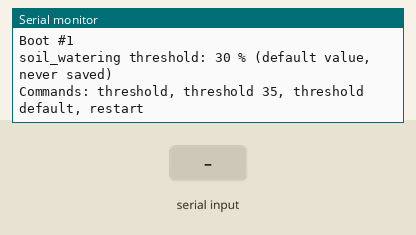
This sketch was run on a simulated ESP32. Parts: the last lines printed to the serial monitor. Inputs (shaded band) come from the test bench. EEPROM starts erased. At 7.8 s the program restarts the board; the recording ends there.

Above: at 1.7 s.
1.8 s: "threshold default\n" received over Serial
At 2.7 s:
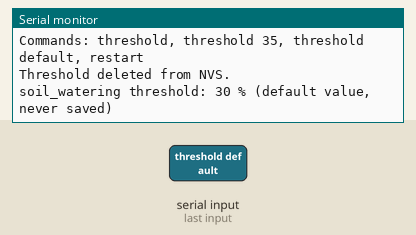
3.3 s: "90,45\n" received over Serial
At 3.8 s:
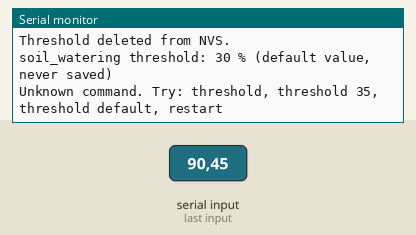
4.8 s: "threshold 90\n" received over Serial
At 6.0 s:
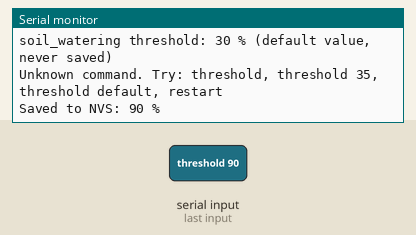
6.3 s: "threshold\n" received over Serial
At 7.3 s:
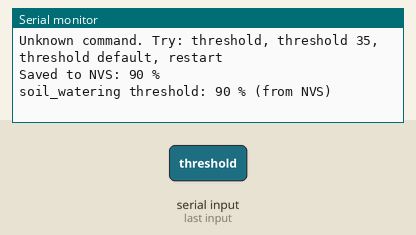

Measured:
- after the input at 1.8 s, the serial monitor: prints a new line at once (image 1)
- after the input at 3.3 s, the serial monitor: prints a new line at once (image 2)
- after the input at 4.8 s, the serial monitor: prints a new line at once (image 3)
- after the input at 6.3 s, the serial monitor: prints a new line at once (image 4)

The sketch:

module08_nvs_threshold.ino
```cpp
// Module 8 - Practice 5: a threshold that doesn't forget (NVS with the Preferences library)
// The ESP32 board is enough. The Node 1 circuit may stay connected: this sketch doesn't touch any pin.
// The Preferences library already comes with the esp32 package, so there's nothing to install.
//
// Commands in the Serial Monitor (choose New Line):
//   threshold          -> show the current threshold
//   threshold 35       -> save a new threshold (0-100) to NVS
//   threshold default  -> delete it from NVS, back to the default value
//   restart            -> restart the board (how Wokwi imitates "unplugged, then plugged back in")

#include <Preferences.h>

const int DEFAULT_THRESHOLD = 30;  // used as long as NVS holds no threshold yet

Preferences archive;  // this sketch's NVS "filing cabinet"
int soilWateringThreshold = DEFAULT_THRESHOLD;
unsigned long bootCount = 0;

// ---------- A Serial line reader that never waits ----------
const int MAX_LINE_LENGTH = 40;
char line[MAX_LINE_LENGTH + 1];  // +1 for the end-of-text mark
int lineLength = 0;

// Collects letters from the Serial Monitor WITHOUT waiting.
// Returns true once, when a line is complete (ended with Enter); its text is in "line".
bool lineReady() {
  while (Serial.available() > 0) {
    char letter = Serial.read();
    if (letter == '\n') {
      line[lineLength] = '\0';  // end-of-text mark
      lineLength = 0;           // ready to collect the next line
      return true;
    }
    if (letter != '\r' && lineLength < MAX_LINE_LENGTH) {
      line[lineLength] = letter;
      lineLength++;
    }
  }
  return false;
}

void showThreshold() {
  Serial.print("soil_watering threshold: ");
  Serial.print(soilWateringThreshold);
  if (archive.isKey("soil_watering")) {
    Serial.println(" % (from NVS)");
  } else {
    Serial.println(" % (default value, never saved)");
  }
}

void setup() {
  Serial.begin(115200);
  delay(500);
  Serial.println();
  Serial.println("Practice 5 - threshold in NVS");

  archive.begin("node1", false);  // open the folder "node1"; false = may read AND write

  bootCount = archive.getULong("boot_count", 0) + 1;  // 0 if this label has never been written
  archive.putULong("boot_count", bootCount);
  Serial.print("Boot #");
  Serial.println(bootCount);

  soilWateringThreshold = archive.getInt("soil_watering", DEFAULT_THRESHOLD);  // the default value if there isn't one yet
  showThreshold();
  Serial.println("Commands: threshold, threshold 35, threshold default, restart");
}

void loop() {
  if (!lineReady()) {
    return;  // no complete line yet: return at once, don't wait
  }
  String command = line;  // commands only arrive now and then, so String is safe to use here
  command.trim();
  command.toLowerCase();

  if (command == "threshold") {
    showThreshold();
  } else if (command == "threshold default") {
    archive.remove("soil_watering");  // delete this label from the folder
    soilWateringThreshold = DEFAULT_THRESHOLD;
    Serial.println("Threshold deleted from NVS.");
    showThreshold();
  } else if (command.startsWith("threshold ")) {
    String number = command.substring(10);  // the text after "threshold "
    int percent = number.toInt();
    if ((percent == 0 && number != "0") || percent < 0 || percent > 100) {
      Serial.println("Need a number 0-100. Example: threshold 35");
      return;
    }
    if (percent == soilWateringThreshold && archive.isKey("soil_watering")) {
      Serial.println("Same number as the saved one: NVS doesn't need to be written again.");
      return;
    }
    archive.putInt("soil_watering", percent);  // write to flash: it stays even when the power goes out
    soilWateringThreshold = percent;
    Serial.print("Saved to NVS: ");
    Serial.print(percent);
    Serial.println(" %");
  } else if (command == "restart") {
    Serial.println("Restarting now...");
    Serial.flush();  // wait until the message above has really been sent
    ESP.restart();
  } else {
    Serial.println("Unknown command. Try: threshold, threshold 35, threshold default, restart");
  }
}
```
